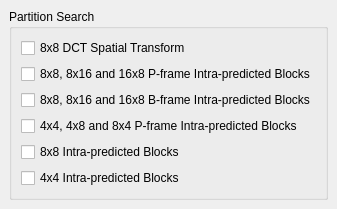
     <widget class="QWidget" name="tab_3">
      <attribute name="title">
       <string>Partition</string>
      </attribute>
      <layout class="QVBoxLayout">
       <property name="spacing">
        <number>6</number>
       </property>
       <property name="margin">
        <number>9</number>
       </property>
       <item>
        <widget class="QGroupBox" name="groupBox_10">
         <property name="title">
          <string>Partition Search</string>
         </property>
         <layout class="QVBoxLayout">
          <property name="spacing">
           <number>6</number>
          </property>
          <property name="margin">
           <number>9</number>
          </property>
          <item>
           <layout class="QVBoxLayout">
            <property name="spacing">
             <number>6</number>
            </property>
            <property name="margin">
             <number>0</number>
            </property>
            <item>
             <widget class="QCheckBox" name="dct8x8CheckBox">
              <property name="text">
               <string>8x8 DCT Spatial Transform</string>
              </property>
             </widget>
            </item>
            <item>
             <widget class="QCheckBox" name="p8x8CheckBox">
              <property name="text">
               <string>8x8, 8x16 and 16x8 P-frame Intra-predicted Blocks</string>
              </property>
             </widget>
            </item>
            <item>
             <widget class="QCheckBox" name="b8x8CheckBox">
              <property name="text">
               <string>8x8, 8x16 and 16x8 B-frame Intra-predicted Blocks</string>
              </property>
             </widget>
            </item>
            <item>
             <widget class="QCheckBox" name="p4x4CheckBox">
              <property name="text">
               <string>4x4, 4x8 and 8x4 P-frame Intra-predicted Blocks</string>
              </property>
             </widget>
            </item>
            <item>
             <widget class="QCheckBox" name="i8x8CheckBox">
              <property name="text">
               <string>8x8 Intra-predicted Blocks</string>
              </property>
             </widget>
            </item>
            <item>
             <widget class="QCheckBox" name="i4x4CheckBox">
              <property name="text">
               <string>4x4 Intra-predicted Blocks</string>
              </property>
             </widget>
            </item>
           </layout>
          </item>
         </layout>
        </widget>
       </item>
       <item>
        <spacer name="spacer_20">
         <property name="orientation">
          <enum>Qt::Vertical</enum>
         </property>
         <property name="sizeHint" stdset="0">
          <size>
           <width>0</width>
           <height>0</height>
          </size>
         </property>
        </spacer>
       </item>
      </layout>
     </widget>
